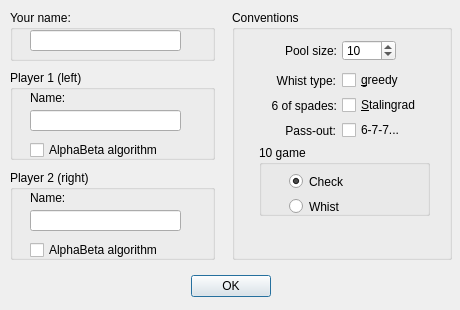
<?xml version="1.0" encoding="UTF-8"?>
<ui version="4.0">
 <class>NewGameDialog</class>
 <widget class="QDialog" name="NewGameDialog">
  <property name="windowModality">
   <enum>Qt::ApplicationModal</enum>
  </property>
  <property name="geometry">
   <rect>
    <x>0</x>
    <y>0</y>
    <width>460</width>
    <height>310</height>
   </rect>
  </property>
  <property name="sizePolicy">
   <sizepolicy hsizetype="Fixed" vsizetype="Fixed">
    <horstretch>0</horstretch>
    <verstretch>0</verstretch>
   </sizepolicy>
  </property>
  <property name="minimumSize">
   <size>
    <width>455</width>
    <height>310</height>
   </size>
  </property>
  <property name="maximumSize">
   <size>
    <width>460</width>
    <height>310</height>
   </size>
  </property>
  <property name="acceptDrops">
   <bool>false</bool>
  </property>
  <property name="windowTitle">
   <string>New Game</string>
  </property>
  <property name="windowIcon">
   <iconset>
    <normaloff>../../../../pics/newgame.png</normaloff>../../../../pics/newgame.png</iconset>
  </property>
  <property name="sizeGripEnabled">
   <bool>false</bool>
  </property>
  <property name="modal">
   <bool>true</bool>
  </property>
  <widget class="QDialogButtonBox" name="buttonBox">
   <property name="geometry">
    <rect>
     <x>10</x>
     <y>270</y>
     <width>441</width>
     <height>32</height>
    </rect>
   </property>
   <property name="orientation">
    <enum>Qt::Horizontal</enum>
   </property>
   <property name="standardButtons">
    <set>QDialogButtonBox::Ok</set>
   </property>
   <property name="centerButtons">
    <bool>true</bool>
   </property>
  </widget>
  <widget class="QGroupBox" name="groupBox">
   <property name="geometry">
    <rect>
     <x>10</x>
     <y>70</y>
     <width>205</width>
     <height>90</height>
    </rect>
   </property>
   <property name="title">
    <string>Player 1 (left)</string>
   </property>
   <widget class="QCheckBox" name="cbAlphaBeta1">
    <property name="geometry">
     <rect>
      <x>20</x>
      <y>70</y>
      <width>181</width>
      <height>20</height>
     </rect>
    </property>
    <property name="toolTip">
     <string>Increase difficulty</string>
    </property>
    <property name="text">
     <string>AlphaBeta algorithm</string>
    </property>
   </widget>
   <widget class="QLabel" name="label">
    <property name="geometry">
     <rect>
      <x>20</x>
      <y>20</y>
      <width>52</width>
      <height>15</height>
     </rect>
    </property>
    <property name="text">
     <string>Name:</string>
    </property>
   </widget>
   <widget class="QLineEdit" name="leName1">
    <property name="geometry">
     <rect>
      <x>20</x>
      <y>40</y>
      <width>151</width>
      <height>21</height>
     </rect>
    </property>
    <property name="toolTip">
     <string>Name of opponent (for chart)</string>
    </property>
   </widget>
  </widget>
  <widget class="QGroupBox" name="groupBox_2">
   <property name="geometry">
    <rect>
     <x>232</x>
     <y>10</y>
     <width>220</width>
     <height>250</height>
    </rect>
   </property>
   <property name="title">
    <string>Conventions</string>
   </property>
   <widget class="QLabel" name="lbWhist">
    <property name="geometry">
     <rect>
      <x>3</x>
      <y>61</y>
      <width>101</width>
      <height>20</height>
     </rect>
    </property>
    <property name="text">
     <string>Whist type:</string>
    </property>
    <property name="alignment">
     <set>Qt::AlignRight|Qt::AlignTrailing|Qt::AlignVCenter</set>
    </property>
   </widget>
   <widget class="QCheckBox" name="cbStalin">
    <property name="geometry">
     <rect>
      <x>110</x>
      <y>85</y>
      <width>111</width>
      <height>20</height>
     </rect>
    </property>
    <property name="sizePolicy">
     <sizepolicy hsizetype="Maximum" vsizetype="Fixed">
      <horstretch>0</horstretch>
      <verstretch>0</verstretch>
     </sizepolicy>
    </property>
    <property name="toolTip">
     <string>In six of spades game all opponents must whist</string>
    </property>
    <property name="text">
     <string>&amp;Stalingrad</string>
    </property>
   </widget>
   <widget class="QGroupBox" name="groupBox_3">
    <property name="geometry">
     <rect>
      <x>27</x>
      <y>135</y>
      <width>171</width>
      <height>71</height>
     </rect>
    </property>
    <property name="title">
     <string>10 game</string>
    </property>
    <widget class="QRadioButton" name="rbTenCheck">
     <property name="geometry">
      <rect>
       <x>30</x>
       <y>26</y>
       <width>121</width>
       <height>21</height>
      </rect>
     </property>
     <property name="sizePolicy">
      <sizepolicy hsizetype="Maximum" vsizetype="Fixed">
       <horstretch>0</horstretch>
       <verstretch>0</verstretch>
      </sizepolicy>
     </property>
     <property name="text">
      <string>Check</string>
     </property>
     <property name="checked">
      <bool>true</bool>
     </property>
    </widget>
    <widget class="QRadioButton" name="rbTenWhist">
     <property name="geometry">
      <rect>
       <x>30</x>
       <y>51</y>
       <width>121</width>
       <height>21</height>
      </rect>
     </property>
     <property name="sizePolicy">
      <sizepolicy hsizetype="Maximum" vsizetype="Fixed">
       <horstretch>0</horstretch>
       <verstretch>0</verstretch>
      </sizepolicy>
     </property>
     <property name="text">
      <string>Whist</string>
     </property>
    </widget>
   </widget>
   <widget class="QLabel" name="lbGame">
    <property name="geometry">
     <rect>
      <x>4</x>
      <y>31</y>
      <width>101</width>
      <height>20</height>
     </rect>
    </property>
    <property name="text">
     <string>Pool size:</string>
    </property>
    <property name="textFormat">
     <enum>Qt::PlainText</enum>
    </property>
    <property name="alignment">
     <set>Qt::AlignRight|Qt::AlignTrailing|Qt::AlignVCenter</set>
    </property>
   </widget>
   <widget class="QCheckBox" name="cbGreedy">
    <property name="geometry">
     <rect>
      <x>110</x>
      <y>60</y>
      <width>101</width>
      <height>20</height>
     </rect>
    </property>
    <property name="sizePolicy">
     <sizepolicy hsizetype="Maximum" vsizetype="Fixed">
      <horstretch>0</horstretch>
      <verstretch>0</verstretch>
     </sizepolicy>
    </property>
    <property name="text">
     <string>&amp;greedy</string>
    </property>
   </widget>
   <widget class="QLabel" name="lbPassX">
    <property name="geometry">
     <rect>
      <x>3</x>
      <y>111</y>
      <width>101</width>
      <height>20</height>
     </rect>
    </property>
    <property name="sizePolicy">
     <sizepolicy hsizetype="Maximum" vsizetype="Preferred">
      <horstretch>0</horstretch>
      <verstretch>0</verstretch>
     </sizepolicy>
    </property>
    <property name="text">
     <string>Pass-out:</string>
    </property>
    <property name="alignment">
     <set>Qt::AlignRight|Qt::AlignTrailing|Qt::AlignVCenter</set>
    </property>
   </widget>
   <widget class="QCheckBox" name="cbAggPass">
    <property name="geometry">
     <rect>
      <x>110</x>
      <y>110</y>
      <width>91</width>
      <height>20</height>
     </rect>
    </property>
    <property name="sizePolicy">
     <sizepolicy hsizetype="Maximum" vsizetype="Fixed">
      <horstretch>0</horstretch>
      <verstretch>0</verstretch>
     </sizepolicy>
    </property>
    <property name="text">
     <string>6-7-7...</string>
    </property>
   </widget>
   <widget class="QSpinBox" name="sbGame">
    <property name="geometry">
     <rect>
      <x>110</x>
      <y>30</y>
      <width>54</width>
      <height>21</height>
     </rect>
    </property>
    <property name="toolTip">
     <string>When all players reach this score in pool the game ends</string>
    </property>
    <property name="minimum">
     <number>4</number>
    </property>
    <property name="maximum">
     <number>1000</number>
    </property>
    <property name="value">
     <number>10</number>
    </property>
   </widget>
   <widget class="QLabel" name="lbSG">
    <property name="geometry">
     <rect>
      <x>4</x>
      <y>86</y>
      <width>101</width>
      <height>20</height>
     </rect>
    </property>
    <property name="text">
     <string>6 of spades:</string>
    </property>
    <property name="alignment">
     <set>Qt::AlignRight|Qt::AlignTrailing|Qt::AlignVCenter</set>
    </property>
   </widget>
  </widget>
  <widget class="QGroupBox" name="groupBox_4">
   <property name="geometry">
    <rect>
     <x>10</x>
     <y>170</y>
     <width>205</width>
     <height>90</height>
    </rect>
   </property>
   <property name="title">
    <string>Player 2 (right)</string>
   </property>
   <widget class="QCheckBox" name="cbAlphaBeta2">
    <property name="geometry">
     <rect>
      <x>20</x>
      <y>70</y>
      <width>181</width>
      <height>20</height>
     </rect>
    </property>
    <property name="toolTip">
     <string>Increase difficulty</string>
    </property>
    <property name="text">
     <string>AlphaBeta algorithm</string>
    </property>
   </widget>
   <widget class="QLabel" name="label_2">
    <property name="geometry">
     <rect>
      <x>20</x>
      <y>20</y>
      <width>52</width>
      <height>15</height>
     </rect>
    </property>
    <property name="text">
     <string>Name:</string>
    </property>
   </widget>
   <widget class="QLineEdit" name="leName2">
    <property name="geometry">
     <rect>
      <x>20</x>
      <y>40</y>
      <width>151</width>
      <height>21</height>
     </rect>
    </property>
    <property name="toolTip">
     <string>Name of opponent (for chart)</string>
    </property>
   </widget>
  </widget>
  <widget class="QGroupBox" name="groupBox_5">
   <property name="geometry">
    <rect>
     <x>10</x>
     <y>10</y>
     <width>205</width>
     <height>51</height>
    </rect>
   </property>
   <property name="title">
    <string>Your name:</string>
   </property>
   <widget class="QLineEdit" name="leHumanName">
    <property name="geometry">
     <rect>
      <x>20</x>
      <y>20</y>
      <width>151</width>
      <height>21</height>
     </rect>
    </property>
    <property name="toolTip">
     <string>Your name (to display in chart)</string>
    </property>
   </widget>
  </widget>
 </widget>
 <resources/>
 <connections>
  <connection>
   <sender>buttonBox</sender>
   <signal>accepted()</signal>
   <receiver>NewGameDialog</receiver>
   <slot>accept()</slot>
   <hints>
    <hint type="sourcelabel">
     <x>248</x>
     <y>254</y>
    </hint>
    <hint type="destinationlabel">
     <x>157</x>
     <y>274</y>
    </hint>
   </hints>
  </connection>
  <connection>
   <sender>buttonBox</sender>
   <signal>rejected()</signal>
   <receiver>NewGameDialog</receiver>
   <slot>reject()</slot>
   <hints>
    <hint type="sourcelabel">
     <x>316</x>
     <y>260</y>
    </hint>
    <hint type="destinationlabel">
     <x>286</x>
     <y>274</y>
    </hint>
   </hints>
  </connection>
 </connections>
</ui>
